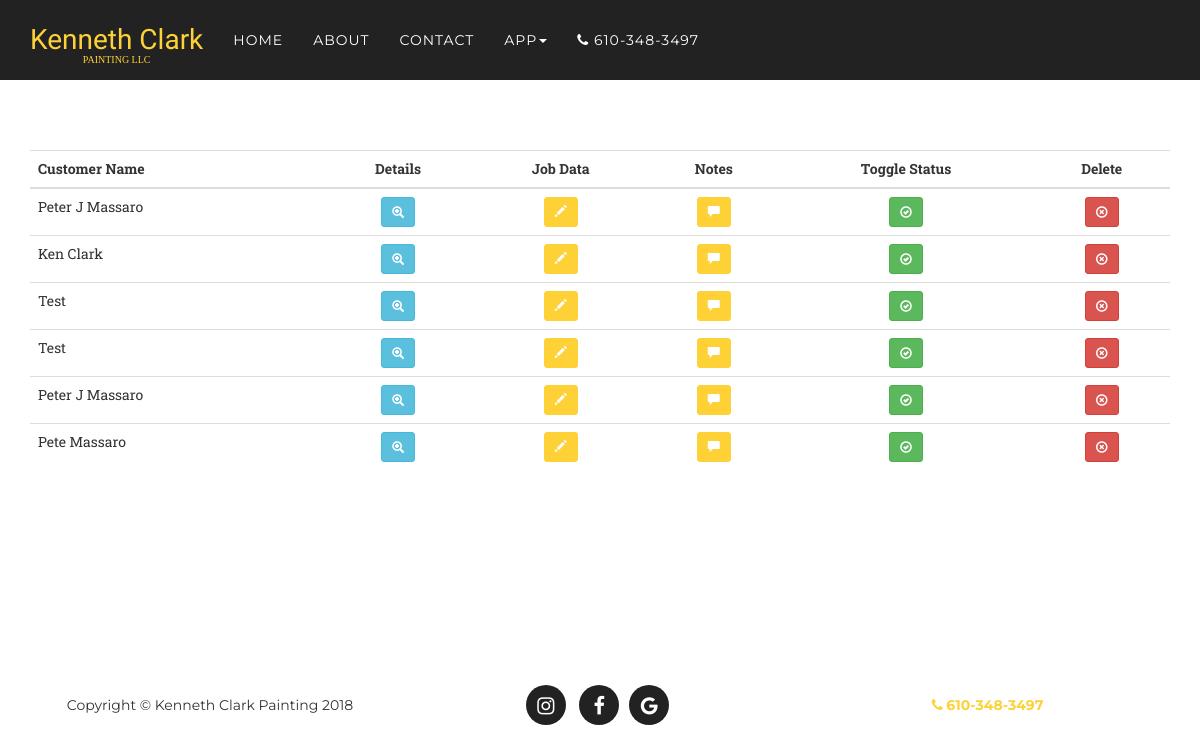
The page /quoteRequests/Active=False (signed in) on the database its author committed.
### app/models.py (models this page shows, shortened)
class QuoteRequests(db.Model):
	__tablename__ = 'QuoteRequests'
	id = db.Column(db.Integer, primary_key=True)
	customer = db.Column(db.String(120), index=True, unique=False)
	email = db.Column(db.String(120), index=True, unique=False)
	submit_time = db.Column(db.DateTime)
	street = db.Column(db.String(120), unique=False)
	city = db.Column(db.String(120), unique=False)
	state = db.Column(db.String(120), unique=False)
	zip_code = db.Column(db.String(20), unique=False)
	phone = db.Column(db.String(20), unique=False)
	time_requested = db.Column(db.String(120), unique=False)
	description = db.Column(db.String(240), unique=False)
	status = db.Column(db.String(120), unique=False)
	paid = db.Column(db.Boolean)
	complete = db.Column(db.Boolean)
	misc = db.Column(db.String(200), unique=False)
	stripe_id = db.Column(db.String(120), unique=False)
	job = db.relationship('JobData', backref='data', lazy='dynamic')
	notes = db.relationship('JobNote', backref='data', lazy='dynamic')
	user_id = db.Column(db.Integer, db.ForeignKey('User.id'))
	custom_message = db.Column(db.Text, unique=False)
	custom_message_html = db.Column(db.Text)

### app/main/routes.py (the view)
@bp.route('/quoteRequests/Active=<statusFlag>')
@login_required
@admin_required
def quoteRequests(statusFlag):
	statusFlag = True if statusFlag == 'True' else False
	page = request.args.get('page', 1, type=int)
	requests = QuoteRequests.query.filter_by(complete=statusFlag).order_by(QuoteRequests.submit_time.desc()).paginate(
		page, current_app.config['QRS_PER_PAGE'], False)
	next_url = url_for('main.quoteRequests', statusFlag=statusFlag, page=requests.next_num) \
		if requests.has_next else None
	prev_url = url_for('main.quoteRequests', statusFlag=statusFlag, page=requests.prev_num) \
		if requests.has_prev else None
	return render_template('quotes.html', quoteRequests=requests.items,
		next_url=next_url, prev_url=prev_url)

### app/models.py (called while the page is built)
@login.user_loader
def load_user(id):
	return User.query.get(int(id))

	def has_access(self, level):
		return self.role is not None and \
			self.role == level

### app/templates/quotes.html (shortened to what this page needs)
{% extends "base.html" %}
{% import 'bootstrap/wtf.html' as wtf %}
{% block app_content %}
<section>
<div class='container'>
	<table class="table table-hover table-responsive btn-table">
		<tr>
			<th>
				<b>Customer Name</b>
			</th>
			<th class='hcenter'>
				<b>Details</b>
			</th>
			<th class='hcenter'>
				<b>Job Data</b>
			</th>
			<th class='hcenter'>
				<b>Notes</b>
			</th>
			<th class='hcenter hidden-xs'>
				<b>Toggle Status</b>
			</th>
			<th class='hcenter hidden-xs'>
				<b>Delete</b>
			</th>
		</tr>
		<tbody>
		{% for quote in quoteRequests %}
			{% include '_quoteTable.html' %}
		{% endfor %}
</section>
{% endblock %}

### app/templates/_quoteTable.html (shortened to what this page needs)
<tr>
	<td>{{ quote.customer }}</td>
	<td class='hcenter'>
		<a class='btn btn-info btn-sm' role='button' data-toggle='modal' data-target='#myModal{{ quote.id }}'><span class="glyphicon glyphicon-zoom-in" aria-hidden="true"></span></a>
	</td>
	<td class='hcenter'>
		<a class='btn btn-primary btn-sm hcenter' href="{{ url_for('main.jobdata', quoteId=quote.id) }}" role='button'><span class="glyphicon glyphicon-pencil" aria-hidden="true"></a>
	</td>
  <td class='hcenter'>
    <a class='btn btn-primary btn-sm hcenter' href="{{
    url_for('main.jobNotes', quoteId=quote.id) }}" role='button
    '><span class="glyphicon glyphicon-comment" aria-hidden="true"></a>
  </td>
  <td class='hcenter hidden-xs'>
    <a class='btn btn-success btn-sm hcenter' href="{{ url_for('main.toggleStatus', quoteId=quote.id) }}" role='button'><span class="glyphicon glyphicon-ok-circle" aria-hidden="true"></a>
  </td>
  <td class='hcenter hidden-xs'>
    <a class='btn btn-danger btn-sm hcenter' role='button' data-toggle='modal' data-target='#deleteModal{{ quote.id }}'><span class="glyphicon glyphicon-remove-circle" aria-hidden="true"></a>
  </td>
</tr>
</div>

### app/static/style.css (style rules this page uses)
body { overflow-x: hidden; font-family: "Roboto Slab", "Helvetica Neue", Helvetica, Arial, sans-serif; }
a, a:hover, a:focus, a:active, a.active { outline: none; }
a { color: #fed136; }
.btn-primary { color: white; background-color: #fed136; border-color: #fed136; font-family: "Montserrat", "Helvetica Neue", Helvetica, Arial, sans-serif; text-transform: uppercase; font-weight: 700; }
section { padding: 100px 0; }
@media (min-width: 768px) { section { padding: 150px 0; } }
body { webkit-tap-highlight-color: #fed136; }
.hcenter { text-align: center; }

### rows shown on the page
QuoteRequests: customer "Peter J Massaro"
QuoteRequests: customer "Ken Clark"
QuoteRequests: customer "Test"
QuoteRequests: customer "Test"
QuoteRequests: customer "Peter J Massaro"
QuoteRequests: customer "Pete Massaro"
